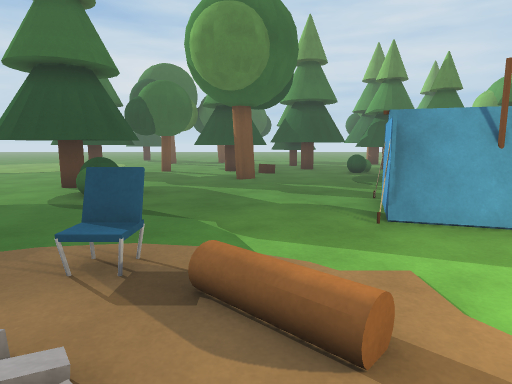
[1] (above)

24 first-person views from a walk through a 3-D level made in the Unity game engine. The camera is 1.2 m above the floor, tilts 8° down and sees 75° across. The floor is counted in squares, 1 m on a side. Each view is taken from the middle of a square. On the plan, view 1 faces up. The plan holds only what a view shows up to about 14 squares ahead; the rest is blank. The place goes on beyond the plan. Some animated figures are not drawn. Surface patterns are stand-ins for the level's own textures.

[2]
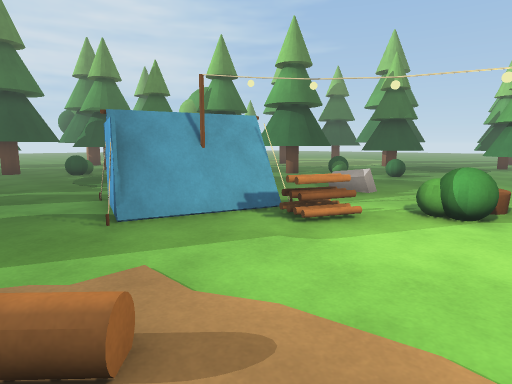

[3]
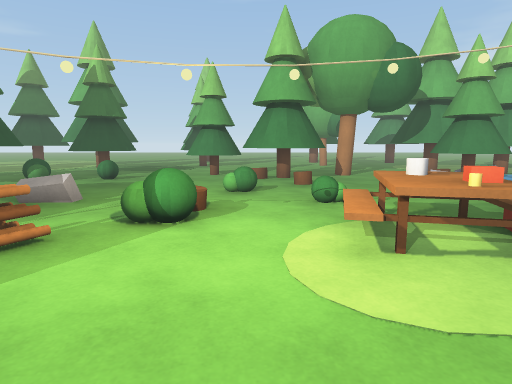

[4]
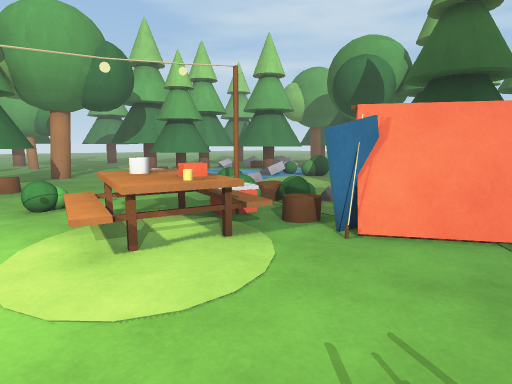

[5]
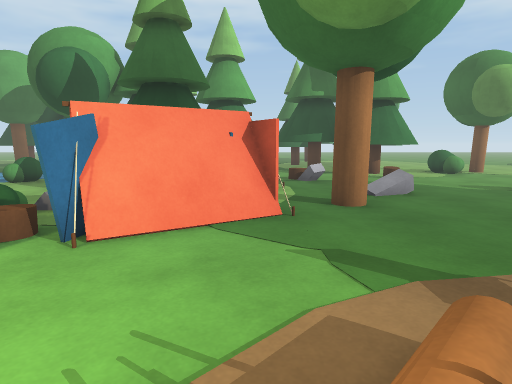

[6]
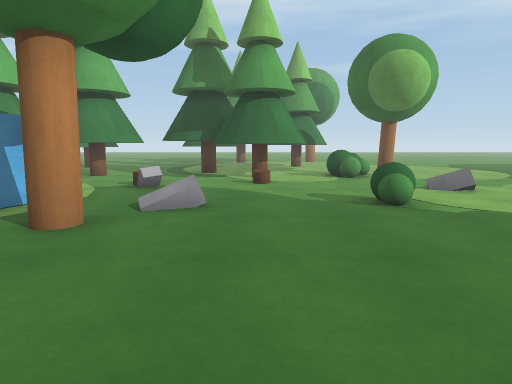

[7]
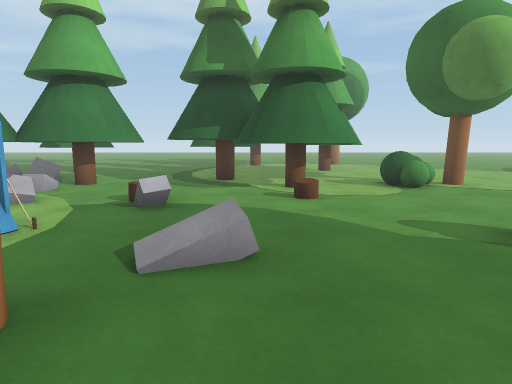

[8]
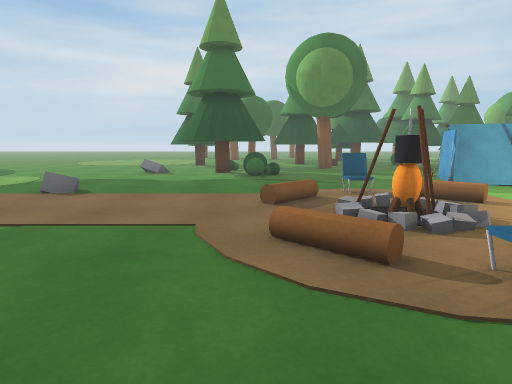

[9]
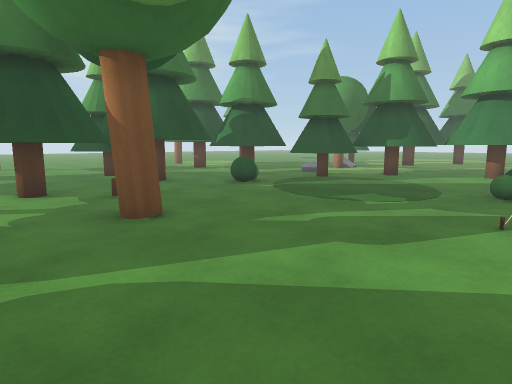

[10]
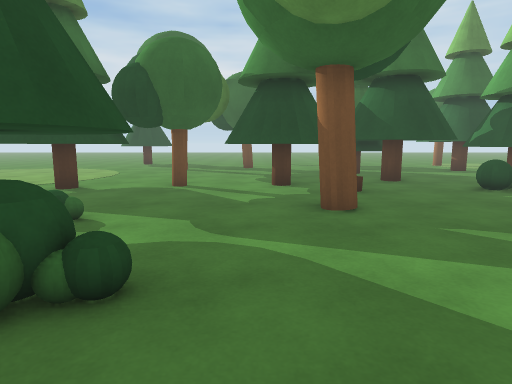

[11]
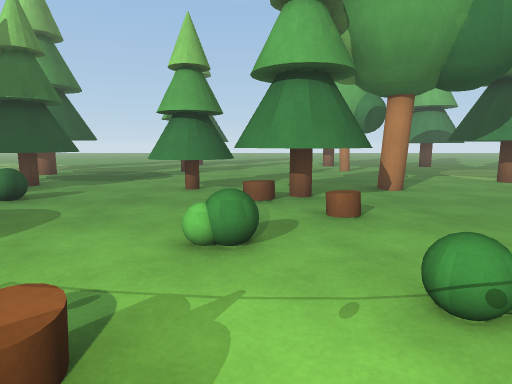

[12]
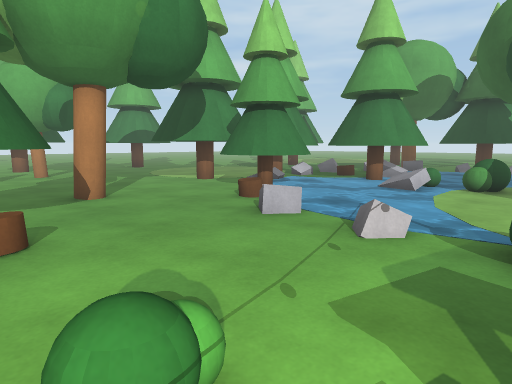

[13]
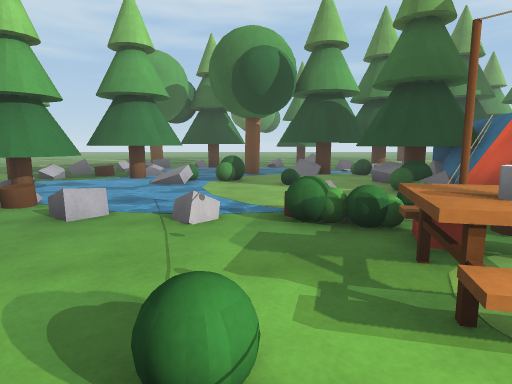

[14]
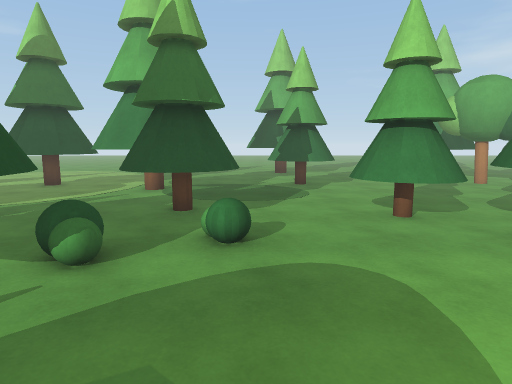

[15]
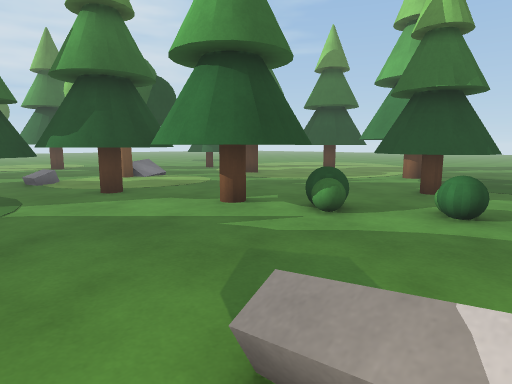

[16]
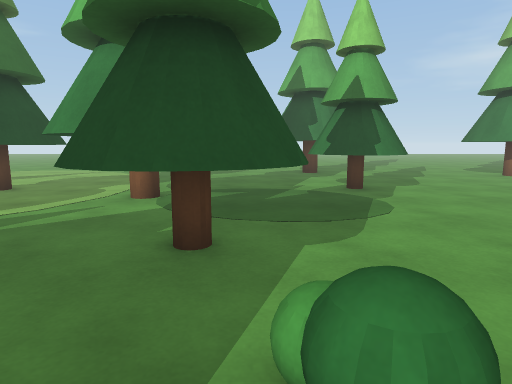

[17]
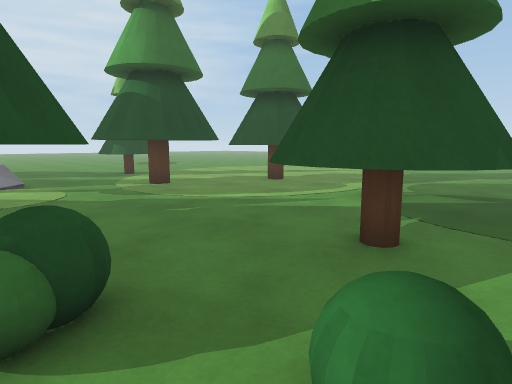

[18]
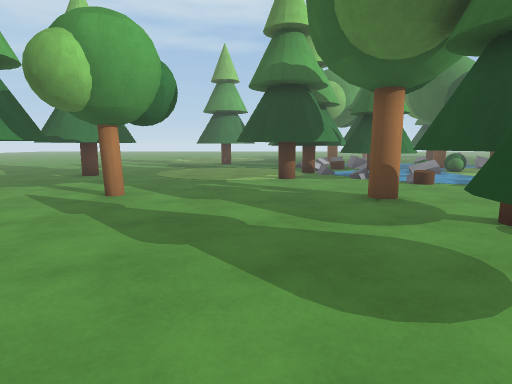

[19]
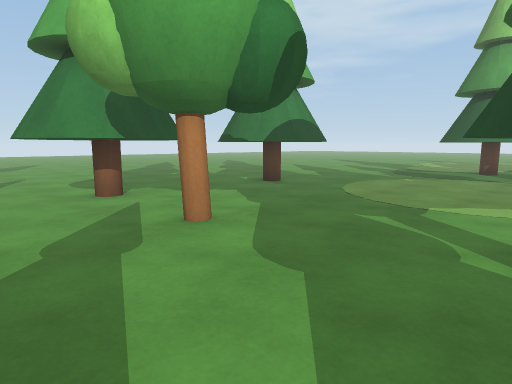

[20]
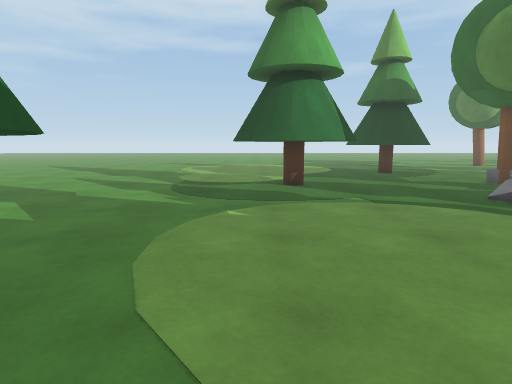

[21]
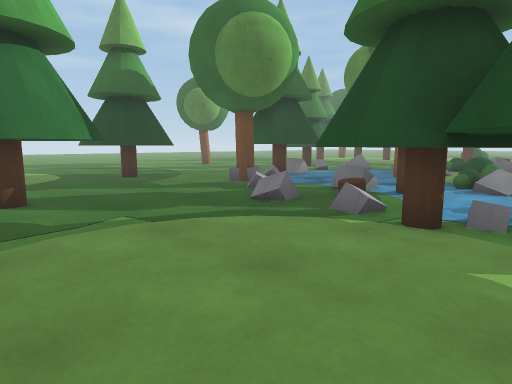

[22]
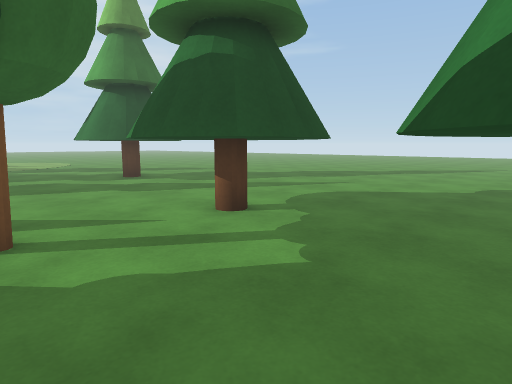

[23]
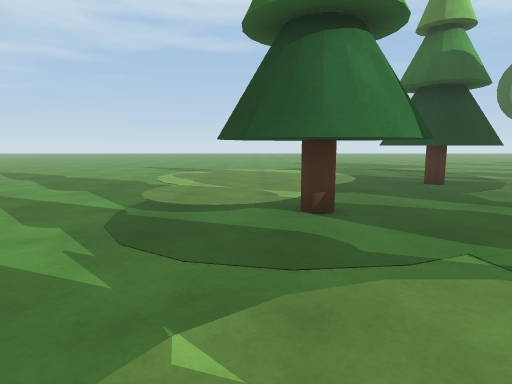

[24]
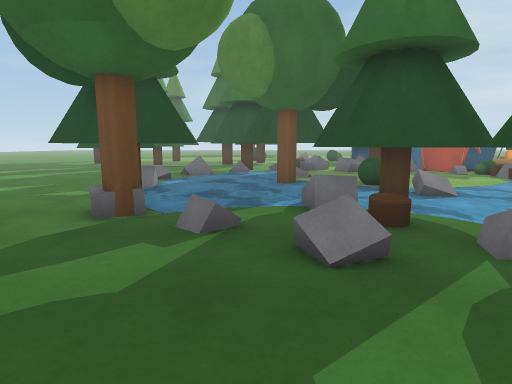

### Floor plan
Key: @ floor where view 1 was taken; . floor; / step, stairs or slope; = window, fence, low wall or low ledge; ~ water the walk can cross; ≈ water the walk keeps out of; O other object.
Columns run from 9 left of view 1 to 27 right of it. Each row starts with its distance up from view 1.
 17     .. O OO.OO OO     OO...
 16   OO.OOOOO.OOO.OO  ..OO.. O
 15  OOO...OOO...OO.OO ......OOOO..  ...
 14 .OOO............OOOO ....OOO OO ....
 13 ........OO......OOOOOO...OOOOOOO....
 12 ...OO....O........OOO .......OOO....
 11  .O..O.............OOO .......O....
 10  .OOOO.............OOOO....OOO ......
  9 ..O..O.............OOOO....OOO  .....
  8 ...OOO.........O....OOO.OO O.O  .....
  7 ............O   .....O..OO .OO ......
  6 ...........OOOO ......O.OOO.........
  5 ............OOO../....O...........OO
  4 /......OO.....O..O...........OOO..O.O
  3 /.....////...OO.........O ...OO  .O.O
  2 .....//..//....OO......OOO....O ...OO
  1 .......OO......OO......OOO...........
  0  ....../O@.........O..OOO............
 -1   ...//..  ..........OOOO............
 -2   ....////...OO .O....OOO.........O..
 -3    ....O.....OO ....... O........OOO
 -4    .........OOOO........O.....OOOOOOO
 -5   .........OOOOOO................OOOO
 -6   ........OOOO...~~~O............OOO.
 -7  .......O.O O.....~~~~OO.OOO.........
 -8 ..........OOOO.....~~OOOOOOOO....OOO.
 -9 ..O...O...OOOOO....~~~OO OOO....OOOO.
-10 ..........OOOOO.O..≈~~~OOOOO....OO
-11 O.......=... O....OOOOOOOOO......O
-12 ...........OOOOO..O~OOOOOOO.........
-13 ....OOO......OOOO.~~OOOO............
-14 ..OOOOO...OOO OOOO~~~OO.O............
-15 OOO OOOOO.OOOOOOO~~~~~.......O.......
-16 OO..  O.OOOOOO~~~~~~~~.....OOOO......
-17   ... .O.O   .O~~~OOO~O....OOOOO.....
-18  .....O.O ..../.≈~OOOOO.... OOO......
-19  ..  .. ..... OO    OO......  .......
-20                  .. O..OOO...........
-21                 O......OOOO..........
-22                O....     OO..........

Where each view was taken, in squares from view 1:
view 1: 0 up, 0 right, facing up
view 2: 0 up, 0 right, facing up-right
view 3: 0 up, 1 right, facing right
view 4: 0 up, 1 right, facing down-right
view 5: 0 up, 1 right, facing down
view 6: 2 down, 4 left, facing down
view 7: 5 down, 3 left, facing down
view 8: 5 down, 4 left, facing up
view 9: 7 up, 3 left, facing up-right
view 10: 6 up, 2 left, facing up
view 11: 0 up, 6 right, facing right
view 12: 1 down, 7 right, facing down-right
view 13: 0 up, 8 right, facing down
view 14: 5 up, 8 right, facing right
view 15: 4 up, 7 right, facing up-right
view 16: 6 up, 12 right, facing right
view 17: 5 up, 12 right, facing up-right
view 18: 4 up, 18 right, facing down
view 19: 1 down, 17 right, facing down-right
view 20: 7 down, 21 right, facing down
view 21: 9 down, 21 right, facing down-left
view 22: 9 down, 21 right, facing up-right
view 23: 11 down, 21 right, facing down
view 24: 15 down, 19 right, facing left
